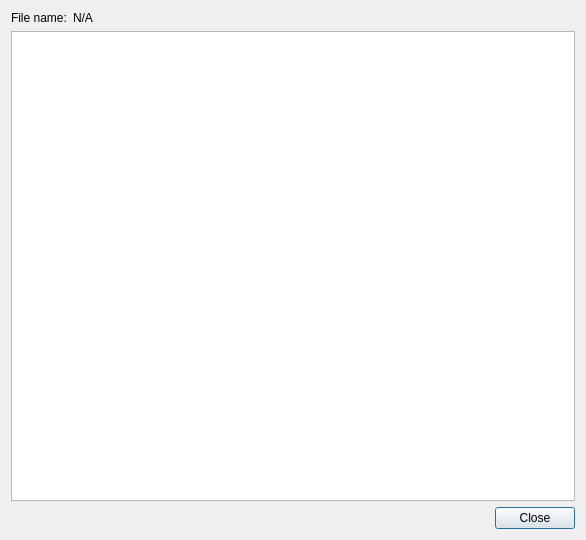
<?xml version="1.0" encoding="UTF-8"?>
<ui version="4.0">
 <class>Dialog</class>
 <widget class="QDialog" name="Dialog">
  <property name="windowModality">
   <enum>Qt::NonModal</enum>
  </property>
  <property name="geometry">
   <rect>
    <x>0</x>
    <y>0</y>
    <width>586</width>
    <height>540</height>
   </rect>
  </property>
  <property name="windowTitle">
   <string>Dialog</string>
  </property>
  <layout class="QVBoxLayout" name="verticalLayout">
   <item>
    <layout class="QHBoxLayout" name="horizontalLayout">
     <item>
      <widget class="QLabel" name="label">
       <property name="text">
        <string>File name:</string>
       </property>
      </widget>
     </item>
     <item>
      <widget class="QLabel" name="file_name_label">
       <property name="sizePolicy">
        <sizepolicy hsizetype="Expanding" vsizetype="Preferred">
         <horstretch>0</horstretch>
         <verstretch>0</verstretch>
        </sizepolicy>
       </property>
       <property name="text">
        <string>N/A</string>
       </property>
      </widget>
     </item>
    </layout>
   </item>
   <item>
    <widget class="QTextEdit" name="file_textEdit"/>
   </item>
   <item>
    <layout class="QHBoxLayout" name="horizontalLayout_2">
     <item>
      <spacer name="horizontalSpacer">
       <property name="orientation">
        <enum>Qt::Horizontal</enum>
       </property>
       <property name="sizeHint" stdset="0">
        <size>
         <width>40</width>
         <height>20</height>
        </size>
       </property>
      </spacer>
     </item>
     <item>
      <widget class="QPushButton" name="close_pushButton">
       <property name="text">
        <string>Close</string>
       </property>
      </widget>
     </item>
    </layout>
   </item>
  </layout>
 </widget>
 <resources/>
 <connections>
  <connection>
   <sender>close_pushButton</sender>
   <signal>clicked()</signal>
   <receiver>Dialog</receiver>
   <slot>reject()</slot>
   <hints>
    <hint type="sourcelabel">
     <x>527</x>
     <y>512</y>
    </hint>
    <hint type="destinationlabel">
     <x>419</x>
     <y>509</y>
    </hint>
   </hints>
  </connection>
 </connections>
</ui>
